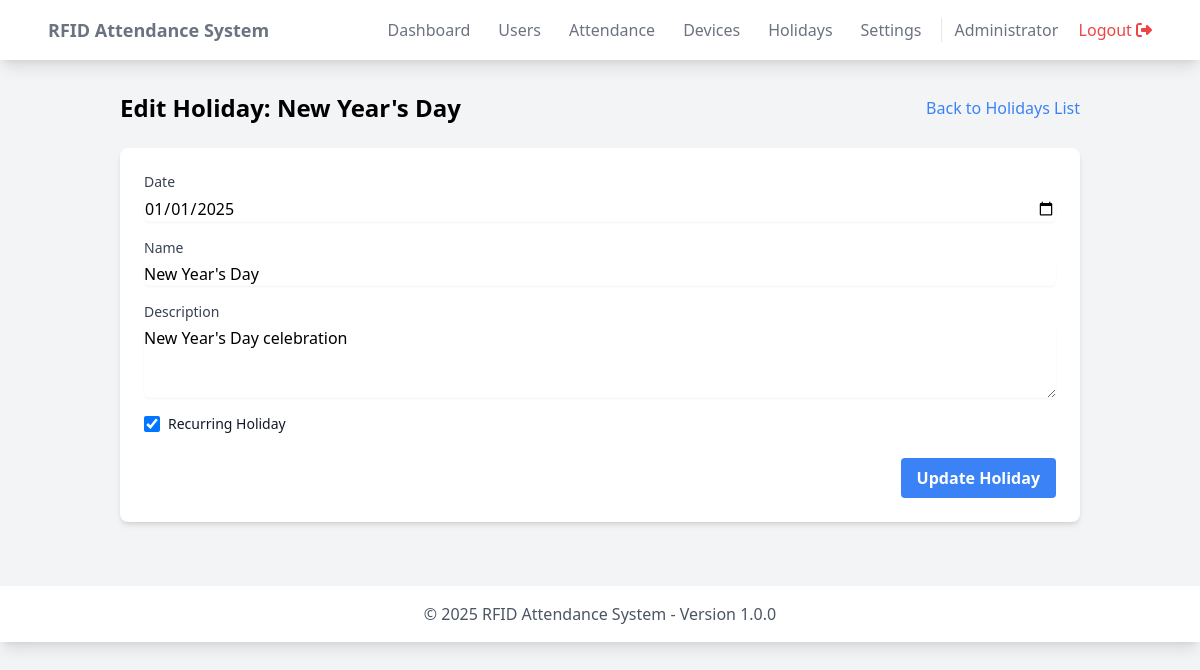
/admin/holidays/edit.php?id=1 (signed in), run on the app's committed database.
### tables this page shows
CREATE TABLE holidays (
    id INT PRIMARY KEY AUTO_INCREMENT,
    holiday_date DATE NOT NULL,
    name VARCHAR(100) NOT NULL,
    description TEXT,
    is_recurring BOOLEAN DEFAULT true,
    created_at TIMESTAMP DEFAULT CURRENT_TIMESTAMP,
    UNIQUE KEY unique_holiday_date (holiday_date)
);

### includes/functions.php (called while the page is built, shortened)
<?php
require_once dirname(__DIR__) . '/config/database.php';
function getDatabase() {
    static $db = null;
    if ($db === null) {
        $db = new Database();
    }
    return $db;
}

### config/database.php (called while the page is built, shortened)
<?php
class Database {
    private $host;
    private $db_name;
    private $username;
    private $password;
    private $conn = null;
    public function __construct() {
        $this->host = DB_HOST;
        $this->db_name = DB_NAME;
        $this->username = DB_USER;
        $this->password = DB_PASS;
    }
    public function connect() {
        try {
            if ($this->conn === null) {
                $this->conn = new PDO(
                    "mysql:host=" . $this->host . ";dbname=" . $this->db_name,
                    $this->username,
                    $this->password,
                    [
                        PDO::ATTR_ERRMODE => PDO::ERRMODE_EXCEPTION,
                        PDO::ATTR_DEFAULT_FETCH_MODE => PDO::FETCH_ASSOC,
                        PDO::MYSQL_ATTR_INIT_COMMAND => "SET NAMES utf8"
                    ]
                );
            }
            return $this->conn;
        } catch(PDOException $e) {
            error_log("Database Connection Error: " . $e->getMessage());
            return null;
        }
    }
    public function query($sql, $params = []) {
        try {
            $stmt = $this->connect()->prepare($sql);
            $stmt->execute($params);
            return $stmt;
        } catch(PDOException $e) {
            error_log("Query Error: " . $e->getMessage());
            return false;
        }
    }
    public function single($sql, $params = []) {
        $stmt = $this->query($sql, $params);
        return $stmt ? $stmt->fetch() : false;
    }
}

### admin/holidays/edit.php (the view, shortened to what this page needs)
<?php
require_once dirname(__DIR__, 2) . '/includes/functions.php';
$db = getDatabase();
$holidayId = $_GET['id'] ?? null;
$holiday = $db->single("SELECT * FROM holidays WHERE id = ?", [$holidayId]);
require_once dirname(__DIR__, 2) . '/includes/header.php';
?>
<div class="container mx-auto px-4">
    <div class="flex justify-between items-center mb-6">
        <h2 class="text-2xl font-bold">Edit Holiday: <?= htmlspecialchars($holiday['name']) ?></h2>
        <a href="index.php" class="text-blue-500 hover:text-blue-700">
            Back to Holidays List
        </a>
    </div>
    <div class="bg-white shadow-md rounded-lg p-6">
        <form method="POST" action="">
            <div class="mb-4">
                <label for="date" class="block text-sm font-medium text-gray-700">Date</label>
                <input type="date" name="date" id="date" required
                       class="mt-1 block w-full rounded-md border-gray-300 shadow-sm focus:border-blue-500 focus:ring-blue-500"
                       value="<?= $holiday['holiday_date'] ?>">
            </div>
            <div class="mb-4">
                <label for="name" class="block text-sm font-medium text-gray-700">Name</label>
                <input type="text" name="name" id="name" required
                       class="mt-1 block w-full rounded-md border-gray-300 shadow-sm focus:border-blue-500 focus:ring-blue-500"
                       value="<?= htmlspecialchars($holiday['name']) ?>">
            </div>
            <div class="mb-4">
                <label for="description" class="block text-sm font-medium text-gray-700">Description</label>
                <textarea name="description" id="description" rows="3"
                          class="mt-1 block w-full rounded-md border-gray-300 shadow-sm focus:border-blue-500 focus:ring-blue-500"><?= htmlspecialchars($holiday['description']) ?></textarea>
            </div>
            <div class="mb-6">
                <div class="flex items-center">
                    <input type="checkbox" name="is_recurring" id="is_recurring"
                           class="h-4 w-4 border-gray-300 rounded text-blue-600 focus:ring-blue-500"
                           <?= $holiday['is_recurring'] ? 'checked' : '' ?>>
                    <label for="is_recurring" class="ml-2 block text-sm text-gray-900">Recurring Holiday</label>
                </div>
            </div>
            <div class="flex justify-end">
                <button type="submit"
                        class="bg-blue-500 hover:bg-blue-700 text-white font-bold py-2 px-4 rounded">
                    Update Holiday
                </button>
            </div>
        </form>
    </div>
</div>
<?php require_once dirname(__DIR__, 2) . '/includes/footer.php'; ?>

### data on the page
holidays: name "New Year's Day", date "01/01/2025", description "New Year's Day celebration", is_recurring "☑"

### other printed values
SITE_NAME "RFID Attendance System"
$_SESSION['name'] "Administrator"
SITE_VERSION "1.0.0"
